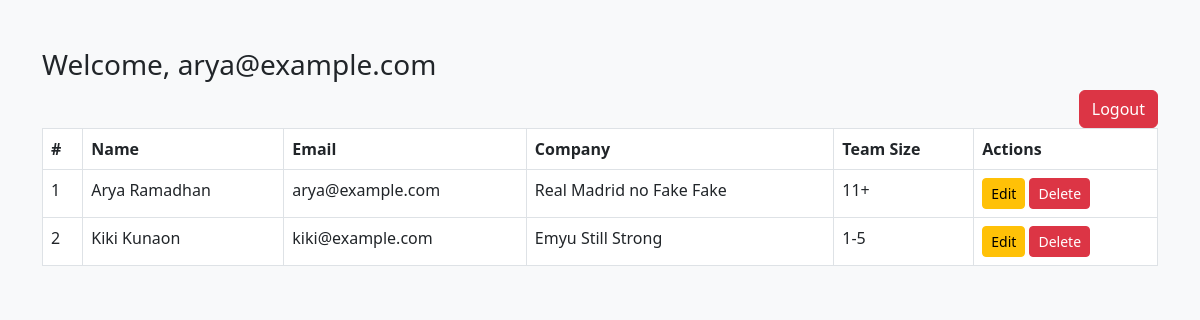
The app's page /dashboard (signed in) with its own data.
### tables this page shows
CREATE TABLE users (
                        id INTEGER PRIMARY KEY AUTOINCREMENT,
                        firstname TEXT,
                        lastname TEXT,
                        email TEXT UNIQUE,
                        password TEXT,
                        company TEXT,
                        team_size TEXT);

### app.py (the view)
@app.route('/dashboard')
def dashboard():
    if 'user' not in session:
        return redirect(url_for('login'))
    conn = sqlite3.connect('logreg.db')
    users = conn.execute("SELECT * FROM users").fetchall()
    conn.close()
    return render_template('dashboard.html', users=users)

### templates/dashboard.html (shortened to what this page needs)
<!DOCTYPE html>
<html lang="en">
<head>
  <link rel="stylesheet" href="https://cdn.jsdelivr.net/npm/bootstrap@5.3.0/dist/css/bootstrap.min.css">
</head>
<body class="bg-light">
<div class="container mt-5">
  <h3>Welcome, {{ session['user'] }}</h3>
  <a href="{{ url_for('logout') }}" class="btn btn-danger float-end">Logout</a>
  <table class="table mt-3 table-bordered">
    <thead>
      <tr>
        <th>#</th><th>Name</th><th>Email</th><th>Company</th><th>Team Size</th><th>Actions</th>
      </tr>
    </thead>
    <tbody>
      {% for user in users %}
      <tr>
        <td>{{ user[0] }}</td>
        <td>{{ user[1] }} {{ user[2] }}</td>
        <td>{{ user[3] }}</td>
        <td>{{ user[5] }}</td>
        <td>{{ user[6] }}</td>
        <td>
          <a href="{{ url_for('edit', user_id=user[0]) }}" class="btn btn-sm btn-warning">Edit</a>
          <a href="{{ url_for('delete', user_id=user[0]) }}" class="btn btn-sm btn-danger" onclick="return confirm('Delete this user?')">Delete</a>
        </td>
      </tr>
      {% endfor %}
    </tbody>
  </table>
</div>
</body>
</html>

### records on screen
users: user "arya@example.com", id "1", firstname "Arya", lastname "Ramadhan", email "arya@example.com", company "Real Madrid no Fake Fake", team_size "11+"
users: id "2", firstname "Kiki", lastname "Kunaon", email "kiki@example.com", company "Emyu Still Strong", team_size "1-5"
